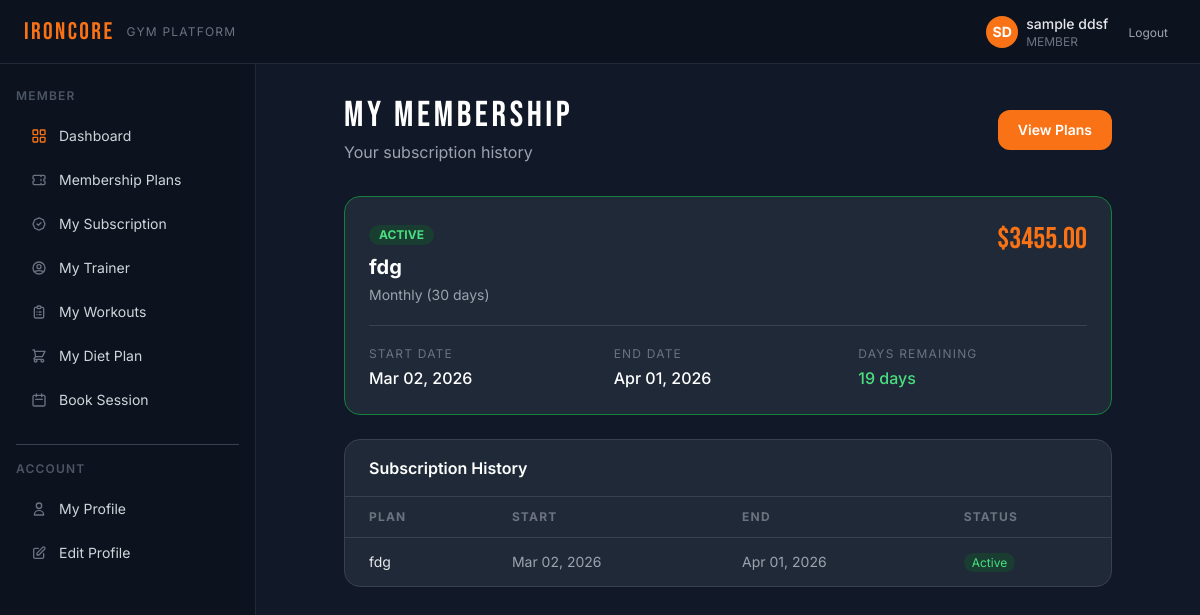
Before: /memberships/my/ (signed in) with the older database file.
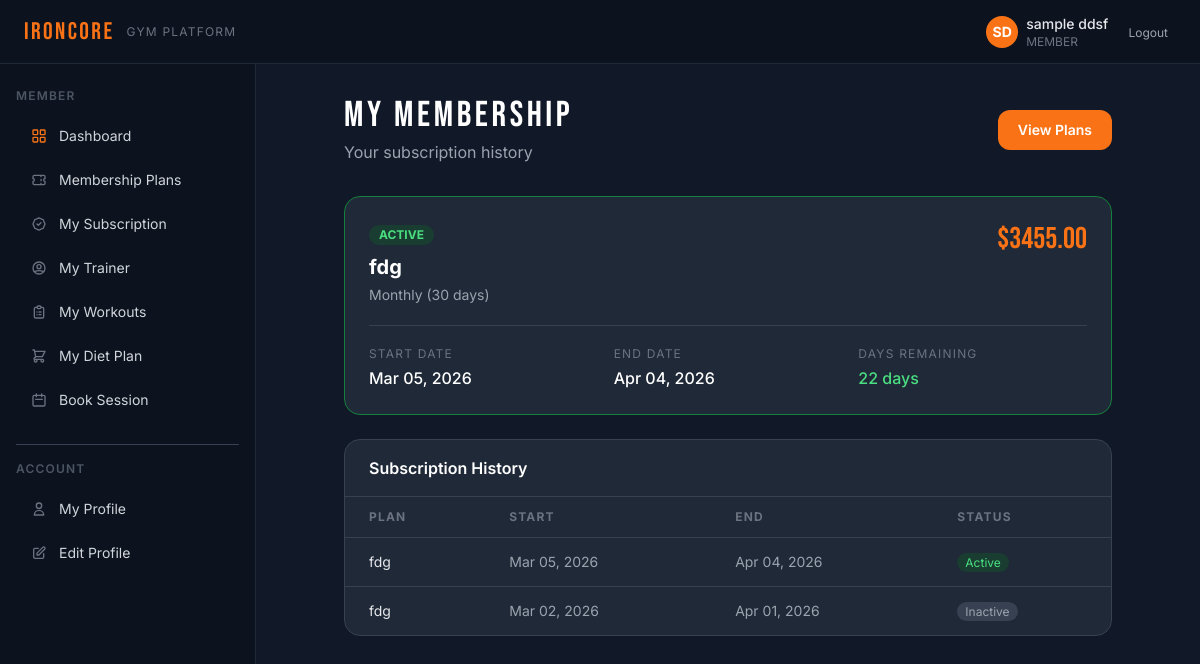
After: the same page with the newer database file.
### memberships/models.py (models this page shows, shortened)
class Subscription(models.Model):
    member = models.ForeignKey(
        settings.AUTH_USER_MODEL,
        on_delete=models.CASCADE,
        related_name='subscriptions',
        limit_choices_to={'role': 'MEMBER'},
    )
    plan = models.ForeignKey(MembershipPlan, on_delete=models.PROTECT, related_name='subscriptions')
    start_date = models.DateField(default=timezone.localdate)
    end_date = models.DateField()
    is_active = models.BooleanField(default=True)
    created_at = models.DateTimeField(auto_now_add=True)
    class Meta:
        ordering = ['-start_date']
    @property
    def is_expired(self):
        return timezone.localdate() > self.end_date
    @property
    def days_remaining(self):
        delta = self.end_date - timezone.localdate()
        return max(delta.days, 0)

class MembershipPlan(models.Model):
    DURATION_CHOICES = [
        (30,  'Monthly (30 days)'),
        (90,  'Quarterly (90 days)'),
        (365, 'Yearly (365 days)'),
    ]
    name = models.CharField(max_length=100)
    price = models.DecimalField(max_digits=8, decimal_places=2)
    duration_days = models.IntegerField(choices=DURATION_CHOICES)
    description = models.TextField(blank=True)
    is_active = models.BooleanField(default=True)
    created_at = models.DateTimeField(auto_now_add=True)

### memberships/views.py (the view)
# urls.py: path('my/', views.MySubscriptionView.as_view(), name='my_subscription'),
@method_decorator(role_required('MEMBER'), name='dispatch')
class MySubscriptionView(LoginRequiredMixin, TemplateView):
    template_name = 'memberships/my_subscription.html'
    def get_context_data(self, **kwargs):
        ctx = super().get_context_data(**kwargs)
        ctx['subscriptions'] = Subscription.objects.filter(member=self.request.user)
        ctx['active_sub'] = ctx['subscriptions'].filter(is_active=True).first()
        return ctx

### accounts/models.py (called while the page is built)
    def get_full_name(self):
        return f'{self.first_name} {self.last_name}'.strip() or self.email

### memberships/templates/memberships/my_subscription.html (shortened to what this page needs)
{% extends 'base.html' %}
{% block content %}
<div class="max-w-3xl mx-auto">
  <div class="flex items-center justify-between mb-8">
    <div>
      <h1 class="font-display text-4xl tracking-widest text-white">MY MEMBERSHIP</h1>
      <p class="text-gray-400 mt-1">Your subscription history</p>
    </div>
    <a href="{% url 'memberships:plans' %}" class="btn-primary px-5 py-2.5 rounded-xl text-sm font-semibold">
      View Plans
    </a>
  </div>
  {% if active_sub %}
  <div class="bg-surface-card border {% if active_sub.is_expired %}border-red-700{% else %}border-green-700{% endif %} rounded-2xl p-6 mb-6">
    <div class="flex items-start justify-between flex-wrap gap-4">
      <div>
        <span class="inline-block px-2.5 py-0.5 rounded-full text-xs font-bold mb-2
          {% if active_sub.is_expired %}bg-red-900/50 text-red-400{% else %}bg-green-900/50 text-green-400{% endif %}">
          {% if active_sub.is_expired %}EXPIRED{% else %}ACTIVE{% endif %}
        </span>
        <h2 class="text-white text-xl font-bold">{{ active_sub.plan.name }}</h2>
        <p class="text-gray-400 text-sm mt-1">{{ active_sub.plan.get_duration_days_display }}</p>
      </div>
      <div class="text-right">
        <p class="font-display text-3xl text-brand">${{ active_sub.plan.price }}</p>
      </div>
    </div>
    <div class="grid grid-cols-3 gap-4 mt-5 pt-5 border-t border-surface-border">
      <div>
        <p class="text-xs text-gray-500 uppercase tracking-widest">Start Date</p>
        <p class="text-white font-medium mt-1">{{ active_sub.start_date|date:"M d, Y" }}</p>
      </div>
      <div>
        <p class="text-xs text-gray-500 uppercase tracking-widest">End Date</p>
        <p class="text-white font-medium mt-1">{{ active_sub.end_date|date:"M d, Y" }}</p>
      </div>
      <div>
        <p class="text-xs text-gray-500 uppercase tracking-widest">Days Remaining</p>
        <p class="{% if active_sub.is_expired %}text-red-400{% else %}text-green-400{% endif %} font-medium mt-1">
          {% if active_sub.is_expired %}Expired{% else %}{{ active_sub.days_remaining }} days{% endif %}
        </p>
      </div>
    </div>
  </div>
  {% endif %}
  <div class="bg-surface-card border border-surface-border rounded-2xl overflow-hidden">
    <div class="px-6 py-4 border-b border-surface-border">
      <h3 class="font-semibold text-white">Subscription History</h3>
    </div>
    {% if subscriptions %}
    <table class="w-full text-sm">
      <thead>
        <tr class="border-b border-surface-border">
          <th class="text-left px-6 py-3 text-xs text-gray-500 uppercase tracking-widest">Plan</th>
          <th class="text-left px-6 py-3 text-xs text-gray-500 uppercase tracking-widest">Start</th>
          <th class="text-left px-6 py-3 text-xs text-gray-500 uppercase tracking-widest">End</th>
          <th class="text-left px-6 py-3 text-xs text-gray-500 uppercase tracking-widest">Status</th>
        </tr>
      </thead>
      <tbody class="divide-y divide-surface-border">
        {% for sub in subscriptions %}
        <tr class="hover:bg-surface/40">
          <td class="px-6 py-3.5 text-gray-200">{{ sub.plan.name }}</td>
          <td class="px-6 py-3.5 text-gray-400">{{ sub.start_date|date:"M d, Y" }}</td>
          <td class="px-6 py-3.5 text-gray-400">{{ sub.end_date|date:"M d, Y" }}</td>
          <td class="px-6 py-3.5">
            {% if sub.is_expired %}
              <span class="px-2 py-0.5 rounded-full text-xs bg-red-900/50 text-red-400">Expired</span>
            {% elif sub.is_active %}
              <span class="px-2 py-0.5 rounded-full text-xs bg-green-900/50 text-green-400">Active</span>
            {% else %}
              <span class="px-2 py-0.5 rounded-full text-xs bg-gray-700 text-gray-400">Inactive</span>
            {% endif %}
          </td>
        </tr>
        {% endfor %}
      </tbody>
    </table>
    {% else %}
    <div class="px-6 py-12 text-center text-gray-500">No subscriptions yet.</div>
    {% endif %}
  </div>
</div>
{% endblock %}

Changed rows visible on the page:
added Subscription: plan.name "fdg", plan.duration_days "Monthly (30 days)", plan.price "3455.00", start_date "Mar 05, 2026", end_date "Apr 04, 2026", days_remaining "22", is_active "Active"
changed Subscription "Mar 02, 2026": is_active "Active" → "Inactive"
Other visible differences:
{{ active_sub.start_date|date:"M d, Y" }}: "Mar 02, 2026" → "Mar 05, 2026"
{{ active_sub.end_date|date:"M d, Y" }}: "Apr 01, 2026" → "Apr 04, 2026"
{{ active_sub.days_remaining }}: "19" → "22"
